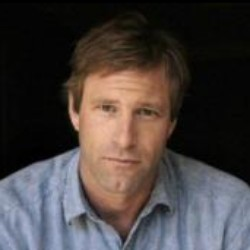
#> input picture Lab_4_Advanced_Facial_Recognition_with_HDBSCAN/dataSet/lfw/Aaron_Eckhart/Aaron_Eckhart_0001.jpg, 250 x 250 px; its folder holds only this picture in this run
$ python main.py
#> lines starting #> are read from the running program, lines starting #| are printed output that depends on the picture
import os
import cv2
import matplotlib.pyplot as plt
import numpy as np
from sklearn.preprocessing import StandardScaler
from sklearn.decomposition import PCA
import hdbscan
from sklearn.metrics.pairwise import cosine_distances, manhattan_distances, euclidean_distances
from sklearn.metrics import silhouette_score, silhouette_samples
from sklearn.metrics.pairwise import cosine_distances

#STEP 1
# Path to the dataset directory
data_dir = 'dataSet'


# Function to load images from a directory
def load_images_from_folder(folder):
    images = []
    if not os.path.exists(folder):
        print(f"Directory does not exist: {folder}")
        return images
    for filename in os.listdir(folder):
        img_path = os.path.join(folder, filename)
        if os.path.isdir(img_path):
            print(f"Entering directory: {img_path}")
            images.extend(load_images_from_folder(img_path))
#> call 3 of load_images_from_folder, with folder = 'dataSet/lfw/Aaron_Eckhart'
#> in load_images_from_folder, img is the input picture: shape (250, 250, 3); mean B, G, R 63, 64.4, 71.8
        else:
            print(f"Loading image: {img_path}")
            img = cv2.imread(img_path)
            if img is not None:
                images.append(img)
            else:
                print(f"Failed to load image: {img_path}")
    return images

# Load images from the dataset
images = load_images_from_folder(data_dir)

# Print the number of images loaded
print(f"Number of images loaded: {len(images)}")


# Visualize a few images
def visualize_images(images, num_images=5):
#> called with num_images = 5
    if len(images) == 0:
        print("No images to display.")
        return
    plt.figure(figsize=(10, 5))
    for i in range(min(num_images, len(images))):
        plt.subplot(1, num_images, i + 1)
        plt.imshow(cv2.cvtColor(images[i], cv2.COLOR_BGR2RGB))
        plt.axis('off')
    plt.show()
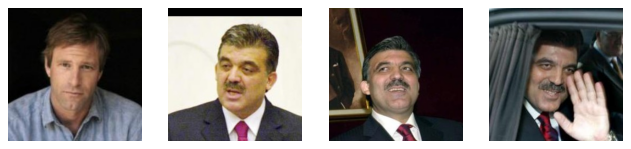
#> figure drawn by matplotlib, 4 panels


#STEP 2
# Visualize the first few images
visualize_images(images)

# Flatten the image data
def flatten_images(images):
    flattened_images = [img.flatten() for img in images]
    return np.array(flattened_images)

flattened_images = flatten_images(images)

# Standardize the dataset
scaler = StandardScaler()
standardized_images = scaler.fit_transform(flattened_images)

#STEP 3
# Apply PCA for dimensionality reduction
pca = PCA(n_components=0.95)  # Retain 95% of the variance
pca_images = pca.fit_transform(standardized_images)

print(f"Original number of features: {standardized_images.shape[1]}")
#| Original number of features: 187500
print(f"Reduced number of features: {pca_images.shape[1]}")
#| Reduced number of features: 3


#STEP 4
# Apply HDBSCAN for clustering
#> (the run stopped early here; a loop or call above may not have finished)
